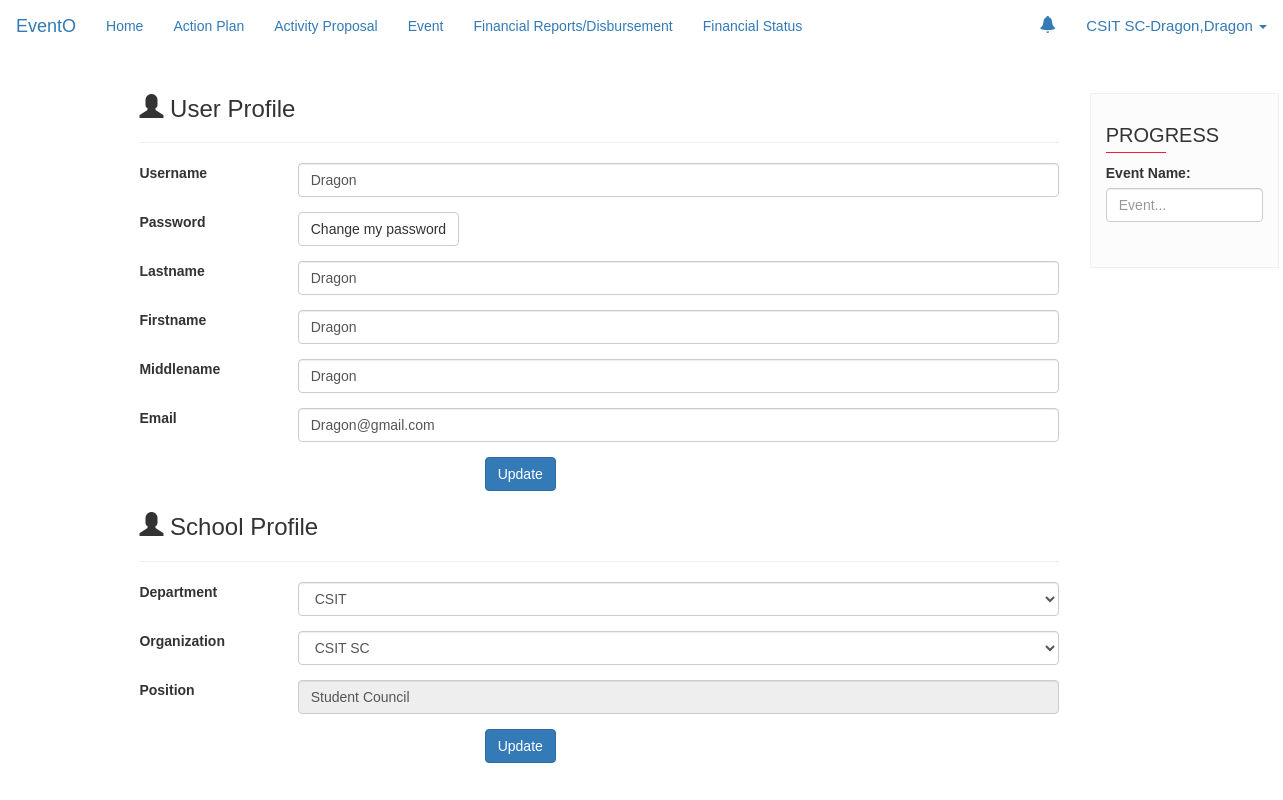
/ViewAccount.php (signed in), run on the app's committed database.
### tables this page shows
CREATE TABLE `student_council` (
  `idstudent_council` int(11) NOT NULL,
  `Lastname` varchar(100) DEFAULT NULL,
  `Firstname` varchar(100) DEFAULT NULL,
  `Middlename` varchar(45) DEFAULT NULL,
  `SY` varchar(20) DEFAULT NULL,
  `users_ID` int(11) NOT NULL,
  `organization_ID` int(11) NOT NULL,
  `department_ID` int(11) NOT NULL
);

CREATE TABLE `users` (
  `ID` int(11) NOT NULL,
  `Username` varchar(100) DEFAULT NULL,
  `Password` varchar(255) NOT NULL,
  `Email` varchar(50) NOT NULL,
  `AccessLvl` varchar(20) NOT NULL,
  `UserLvl` varchar(50) NOT NULL,
  `user_status` varchar(25) NOT NULL
);

### ViewAccount.php (the view, shortened to what this page needs)
<!DOCTYPE html>
<html lang="en">
<head>
  <link rel="stylesheet" href="path/to/font-awesome/css/font-awesome.min.css">
  <link rel="stylesheet" href="https://maxcdn.bootstrapcdn.com/bootstrap/3.3.7/css/bootstrap.min.css">
  <link rel="stylesheet" href="//code.jquery.com/ui/1.11.4/themes/smoothness/jquery-ui.css">
  <link href="style.css" type="text/css" rel="stylesheet">
    <link href='progress.css' rel='stylesheet' />
    <?php include ('icon.php'); ?>
</head>
<body>
<?php include('MainTabs.php'); ?>
<?php
include ("Connection.php");
?>
  <div class="row content">
    <div class = "col-sm-1">
    </div>
    <div class="col-sm-8 text-left" >
      <br>
      <div class = "container">
        <div class = "col-sm-10">
          <div style="border-bottom: 5%;">
            <h3><span class="glyphicon glyphicon-user" aria-hidden="true"></span> User Profile</h3>
            <hr>
          </div>
          <?php
            $sql = "SELECT Username,Lastname,Firstname,Middlename,Email,department_ID,organization_ID,UserLvl FROM `users` inner join student_council on student_council.users_ID = users.ID where ID = '".$_SESSION["User"]."'";
            $result = mysqli_query($conn, $sql);
                if(mysqli_num_rows($result) > 0 )
                {
                    while($row = mysqli_fetch_array($result))
                    {
                     echo '<form action = "" method = "post">
                       <div class="form-group row">
                         <label for="inputPassword3" class="col-sm-2 col-form-label">Username</label>
                         <div class="col-sm-10">
                           <input type="text" class="form-control" name = "username" id="inputPassword3"  value = "'.$row["Username"].'" placeholder="Username">
                         </div>
                       </div>
                       <div class="form-group row">
                         <label for="inputPassword3" class="col-sm-2 col-form-label">Password</label>
                         <div class="col-sm-10">
                            <button type="button" data-toggle="modal" data-target="#passwordModal" class="btn btn-default">Change my password</button>
                         </div>
                       </div>
                       <div class="form-group row">
                         <label for="inputEmail3" class="col-sm-2 col-form-label">Lastname</label>
                         <div class="col-sm-10">
                           <input type="text" name = "lastname" class="form-control" value = "'.$row["Lastname"].'"  id="inputEmail3" placeholder="Lastname">
                         </div>
                       </div>
                       <div class="form-group row">
                         <label for="inputPassword3" class="col-sm-2 col-form-label">Firstname</label>
                         <div class="col-sm-10">
                           <input type="text" name = "firstname" class="form-control" value = "'.$row["Firstname"].'"  id="inputPassword3" placeholder="Firstname">
                         </div>
                       </div>
                       <div class="form-group row">
                         <label for="inputEmail3" class="col-sm-2 col-form-label">Middlename</label>
                         <div class="col-sm-10">
                           <input type="text"  name = "middlename" class="form-control" value = "'.$row["Middlename"].'"  id="inputEmail3" placeholder="Middlename">
                         </div>
                       </div>
                       <div class="form-group row">
                         <label for="inputEmail3" class="col-sm-2 col-form-label">Email</label>
                         <div class="col-sm-10">
                           <input type="email" name = "email" class="form-control" value = "'.$row["Email"].'"  id="inputEmail3" placeholder="Email">
                         </div>
                       </div>
                       <div class="form-group row">
                         <div class="col-sm-10 text-center">
                           <button type="submit" name = "SubmitButton" class="btn btn-primary">Update</button>
                         </div>
                       </div>
                     </form>
                     <h3><span class="glyphicon glyphicon-user" aria-hidden="true"></span> School Profile</h3>
                       <hr>
                      <form action = "" method = "post">
                       <div class="form-group row">
                         <label for="inputEmail3" class="col-sm-2 col-form-label">Department</label>
                         <div class="col-sm-10">
                           <select name = "department-select" id = "department-select" class = "form-control">';
                            $sqlDepInWords = "SELECT * FROM department
                            where ID = '".$row["department_ID"]."'";
                            $resultInWords = mysqli_query($conn, $sqlDepInWords);
                            if(mysqli_num_rows($resultInWords) > 0 )
                            {
                                while($rowInWords = mysqli_fetch_array($resultInWords))
                                {
                                  echo '<option value = "'.$rowInWords["ID"].'">'.$rowInWords["department_name"].'</option>';
                                }
                            }
                           $sqlDepartmentList = "SELECT * FROM department";
                           $resultDepList = mysqli_query($conn,$sqlDepartmentList);
                           echo'</select>
                         </div>
                       </div>
                       <div class="form-group row">
                         <label for="inputEmail3" class="col-sm-2 col-form-label">Organization</label>
                         <div class="col-sm-10">
                           <select name = "organization-select" id = "organization-select" class = "form-control">';
                           $sqlOrganizationList = "SELECT * FROM organization";
                           $resultOrgList = mysqli_query($conn,$sqlOrganizationList);
                            if(mysqli_num_rows($resultDepList) > 0 )
                            {
                                while($rowOrgList = mysqli_fetch_array($resultOrgList))
                                {
                                  echo '<option value = "'.$rowOrgList["ID"].'">'.$rowOrgList["organization_name"].'</option>';
                                }
                            }
                           echo'</select>
                         </div>
                       </div>
                       <div class="form-group row">
                         <label for="inputEmail3" class="col-sm-2 col-form-label">Position</label>
                         <div class="col-sm-10">
                           <input type="text" readonly name = "position" class="form-control" value = "'.$row["UserLvl"].'" id="inputEmail3" placeholder="Position">
                         </div>
                       </div>
                       <div class="form-group row">
                         <div class="col-sm-10 text-center">
                           <button type="submit" name = "SubmitButton_School" class="btn btn-primary">Update</button>
                         </div>
                       </div>
                     </form>';
                    }
                }
          ?>
        </div>
      </div>
    </div>
    <?php include ('progress-section.php'); ?>
  </div>
</body>
</html>

### icon.php (shortened to what this page needs)
<head>
</head>

### MainTabs.php (shortened to what this page needs)
<nav class="navbar">
  <div class="container-fluid">
    <div class="navbar-header">
      <a class="navbar-brand" href="#">EventO</a>
    </div>
    <ul id = "ben" class="nav navbar-nav">
      <li><a href="Home.php">Home</a></li>
        <li class="active"><a href="agenda-views.php">Action Plan</a></li>
        <li class = "active"><a href="ActivityProposal-Index.php">Activity Proposal</a></li>
        <li class = "active"><a href="Event-Index.php">Event</a></li>
        <li class = "active"><a href= "Financial-Disbursement-Index.php">Financial Reports/Disbursement</a></li>
        <li class = "active"><a href="Financial-Status-Index.php">Financial Status</a></li>
      </ul>
      <ul class="nav navbar-nav navbar-right">
        <li class="dropdown"><a class="dropdown-toggle" id = "dropdown-main" data-toggle="dropdown" href="#"><span class = "glyphicon glyphicon-bell"></span> <span class="badge badge-light count"></span></a>
        </li>
        <li class="dropdown">
          <a class="dropdown-toggle" data-toggle="dropdown" href= "#" style="font-size: 15px;">
            <?php
              include("Connection.php");
              $base = "Student Council";
              $sql = "SELECT * FROM users where ID = '".$_SESSION["User"]."'";
              $result = mysqli_query($conn, $sql);
              if(mysqli_num_rows($result) > 0 )
              {
                  while($row = mysqli_fetch_array($result))
                  {
                    if($row["UserLvl"] != $base)
                    {
                      header("Location: index.php");
                    }
                    else
                    {
                      $sqlCheckCredentials = "SELECT Lastname,Firstname from student_council where users_ID = '".$row["ID"]."'";
                       $resultCheckCredentials = mysqli_query($conn, $sqlCheckCredentials);
                        if(mysqli_num_rows($resultCheckCredentials) > 0 )
                        {
                            while($rowCheckCredentials = mysqli_fetch_array($resultCheckCredentials))
                            {
                               echo ''.$_SESSION["Organization"].'-'.$rowCheckCredentials["Lastname"].','.$rowCheckCredentials["Firstname"].'';
                            }
                        }
                    }
                  }
              }
           ?>
          <span class="caret"></span></a>
      </li>
      </ul>
  </div>
</nav>
</html>

### progress-section.php (shortened to what this page needs)
<div class="col-sm-2 text-left" style="margin-left:8%;">
  <div class="single category">
    <div id = "progress">
      <h3 class="side-title" style = "">Progress</h3>
    </div>
    <div id = "progress-pane">
      <div class="form-group">
        <label for="usr">Event Name:</label>
        <input type="text" class="form-control" placeholder = "Event..." id="event-name">
      </div>
    </div>
  </div>
</div>

### style.css (style rules this page uses)
body { font-family: sans-serif; }
.dropdown { color: #444444;font-size:17px; }

### progress.css (style rules this page uses)
.single { padding: 30px 15px; margin-top: 40px; background: #fcfcfc; border: 1px solid #f0f0f0; }
.single h3.side-title { margin: 0; margin-bottom: 10px; padding: 0; font-size: 20px; color: #333; text-transform: uppercase; }
.single h3.side-title:after { content: ''; width: 60px; height: 1px; background: #ff173c; display: block; margin-top: 6px; }

### ViewAccount.php (style rules this page uses)
body { overflow-x: hidden; }
.navbar { margin-bottom: 0; border-radius: 0; }
.row.content { height: 450px }

### data on the page
student_council: Lastname "Dragon", Firstname "Dragon", username "Dragon", lastname "Dragon", firstname "Dragon", middlename "Dragon", email "Dragon@gmail.com", position "Student Council"

### other printed values
form field department-select "CSIT"
form field organization-select "CSIT SC"
